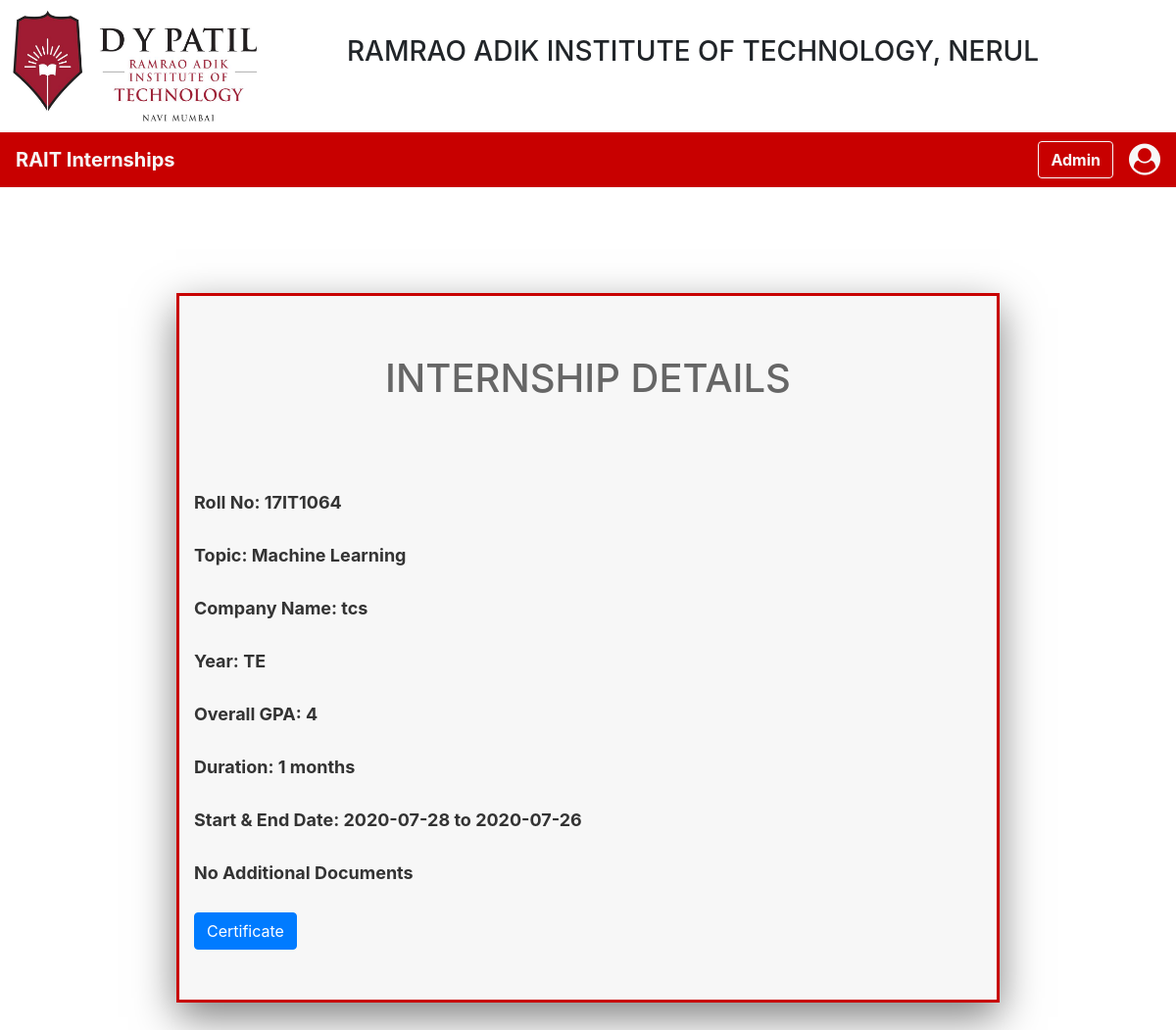
/SDG_1/admin/admin_2.php?id=1, run on the app's committed database.
### tables this page shows
CREATE TABLE `internship_data` (
  `id` int(11) NOT NULL,
  `roll_no` varchar(10) NOT NULL,
  `topic` varchar(50) NOT NULL,
  `year_new` varchar(10) NOT NULL,
  `gpa` float NOT NULL,
  `starting_date` date NOT NULL,
  `end_date` date NOT NULL,
  `company_name` varchar(200) NOT NULL,
  `approval_status` varchar(20) NOT NULL,
  `completion_status` varchar(20) NOT NULL,
  `certificate` varchar(50) NOT NULL,
  `feedback` varchar(500) NOT NULL,
  `duration` int(20) NOT NULL,
  `letter` varchar(100) NOT NULL,
  `myfile` varchar(300) NOT NULL,
  `comment` varchar(200) NOT NULL
);

### SDG_1/admin/admin_2.php (the view, shortened to what this page needs)
<!DOCTYPE html>
<html>
<head>
    <link rel="stylesheet" type="text/css" href="../css/finalcss.css">
    <link rel="stylesheet" href="https://stackpath.bootstrapcdn.com/bootstrap/4.5.0/css/bootstrap.min.css">
    <link rel="stylesheet" href="https://maxcdn.bootstrapcdn.com/font-awesome/4.7.0/css/font-awesome.min.css">
</head>
<div>
        <div style="float:left">
            <img src="../images/dypatil_logo.jpeg" class="center_img" alt="">
        </div>
        <div style="text-align:center;padding:3%;">
            <h3>RAMRAO ADIK INSTITUTE OF TECHNOLOGY, NERUL</h3>
        </div>
</div>
<body class="pink">
    <nav class="navbar-custom navbar navbar-expand-lg sticky-top">
        <a class="navbar-brand" href="#" style="color: #f7f7f7;"><b>RAIT Internships</b></a>
        <div class="collapse navbar-collapse" id="navbarSupportedContent">
            <form class="form-inline my-2 my-lg-0">
                <a href="admin_1.php" class="btn btn-outline-light my-2 my-sm-0 mr-3 "><b>Admin</b></a>
            </form>
            <a href="#"><i class="fa fa-user-circle fa-2x" style="color: #f7f7f7;"></i> </a>
        </div>
    </nav>
    <br><br>
    <div class="container_2">
        <div class="col-lg-12 a" style="color: #333333;"><b>
                <h1 align="center" style="color: #666666;">INTERNSHIP DETAILS</h1><br>
                <?php
                include("../connect.php");
                if(isset($_GET['id'])){
                    $id=$_GET['id'];
                    $sql = "SELECT * FROM internship_data WHERE internship_data.id = '$id'";
                    $result = $conn->query($sql);
                    $data = mysqli_fetch_array($result);
                }
            ?>
                <br><br>
                Roll No: <?php echo $data['roll_no']?> <br><br>
                Topic: <?php echo $data['topic']?> <br><br>
                Company Name: <?php echo $data['company_name']?> <br><br>
                Year: <?php echo $data['year_new'] ?> <br><br>
                Overall GPA: <?php echo $data['gpa'] ?> <br><br>
                Duration: <?php echo $data['duration']." "."months" ?> <br><br>
                Start & End Date: <?php echo $data['starting_date'] ?> to <?php echo $data['end_date'] ?> <br><br>
                <?php
                        if(!empty($data['myfile'])){
                        ?>
                          <a href="<?php echo '../'.$data['myfile']; ?> " target = "_blank"><button class="btn btn-primary">Additional Documents</button></a>
                        <?php
                        }
                        else{
                          echo "No Additional Documents";
                        }
												?><br><br>
                <?php
                        if($data['approval_status'] == 'Pending' ){
                          if($data['letter'] == 'yes'){
                            $_SESSION['roll_no'] = $data['roll_no'];
                            $_SESSION['start_date'] = $data['starting_date'];
                            $_SESSION['company_name'] = $data['company_name'];
                            $_SESSION['letter'] = $data['letter'];
                        ?>
                <label for="letter"> Relieving Letter:</label>
                <a href="#" data-toggle="modal" data-target="#user" id="<?php echo $data['id'];?>"
                    onclick="openModal(this.id)">Open</a>
                <div class="modal" id="user">
                    <div style="border-bottom: transparent;" class="modal-header">
                        <button style="opacity:100%;background-color:#fff;border:2px solid black;border-radius:10px;"
                            type="button" class="close" data-dismiss="modal" aria-label="Close">
                            <span aria-hidden="true">&times;</span>
                        </button>
                    </div>
                    <div id="modalcontent">
                    </div>
                    <form method="POST">
                        <!-- <button type="button" class="btn btn-outline-custom" style="border-color:#c80000;"
                            data-dismiss="modal">Close</button> -->
                    <button style="border:2px solid #999999;" type="submit" name="generate" class="mb-2 btn btn-danger " id="center_1" >Generate</button>
                    </form>
                </div>
                <?php
                        }
                        ?>
                <form method="POST">
                    <textarea rows = "1" cols="35" type="text" placeholder="Comments" name="comments"></textarea><br><br>
                    <button id="approvalstat" name="approvalstat" value="Approved" type="submit"
                        class="btn btn-success btn-lg">Approve</button>&nbsp;
                    <button id="approvalstat" name="approvalstat" value="Rejected" type="submit"
                        class="btn btn-danger btn-lg">Reject</button>
                </form><br>
            </b>
            <?php
                        }
                        else if($data['completion_status'] == 'Rejected' ){
                            if($data['certificate'] == 'Not Uploaded Yet'){
                                echo "";
                            }else{
            ?>
                            <a href= "<?php echo '../'.$data['certificate']; ?> " target="_blank"><button
                            class="btn btn-primary">Certificate</button></a><br><br>
            <?php
                            }
                        }
                        ?>
        </div>
    </div>
</body>
</html>

### SDG_1/css/finalcss.css (style rules this page uses)
body { border-radius: 2px; top: 50%; align: center; background-color: #fff; color: #333333; font-family: 'Poppins-Regular', sans-serif; }
.navbar-custom { background-color: #c80000; }
.container_2 { table-layout: auto; padding-top: 5%; width: 70%; height: auto; background-color: #f7f7f7; border: 3px solid #c80000; margin: 5% auto 5% auto; box-shadow: 0 15px 40px rgba(0, 0, 0, 0.5); padding-bottom: 2%; }
.center_img { display: block; margin-right: auto; width:250px;height:125px; margin-bottom: 10px ; margin-left: 5%; }

### SDG_1/admin/admin_2.php (style rules this page uses)
.pink { background: #fff; }
div.a { font-size: 18px; }

### data on the page
internship_data: roll_no "17IT1064", topic "Machine Learning", company_name "tcs", year_new "TE", gpa "4", duration "1", starting_date "2020-07-28", end_date "2020-07-26"
